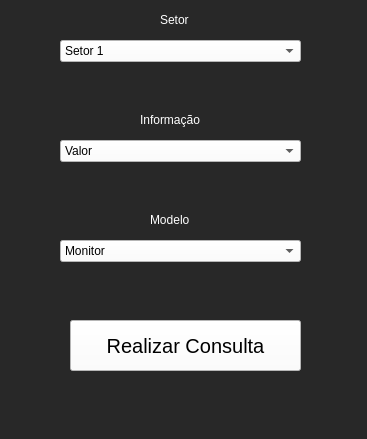
<?xml version="1.0" encoding="UTF-8"?>
<ui version="4.0">
 <class>MainWindow</class>
 <widget class="QMainWindow" name="MainWindow">
  <property name="geometry">
   <rect>
    <x>0</x>
    <y>0</y>
    <width>367</width>
    <height>439</height>
   </rect>
  </property>
  <property name="windowTitle">
   <string>MainWindow</string>
  </property>
  <property name="styleSheet">
   <string notr="true">background-color: rgb(40, 40, 40);</string>
  </property>
  <widget class="QWidget" name="centralwidget">
   <widget class="QComboBox" name="comboBox">
    <property name="geometry">
     <rect>
      <x>60</x>
      <y>40</y>
      <width>241</width>
      <height>22</height>
     </rect>
    </property>
    <property name="styleSheet">
     <string notr="true">background-color: rgb(255, 255, 255);</string>
    </property>
    <item>
     <property name="text">
      <string>Setor 1</string>
     </property>
    </item>
    <item>
     <property name="text">
      <string>Setor 2</string>
     </property>
    </item>
    <item>
     <property name="text">
      <string>Setor 3</string>
     </property>
    </item>
    <item>
     <property name="text">
      <string>Setor 4</string>
     </property>
    </item>
    <item>
     <property name="text">
      <string>Setor 5</string>
     </property>
    </item>
    <item>
     <property name="text">
      <string>Setor 6</string>
     </property>
    </item>
    <item>
     <property name="text">
      <string>Setor 7</string>
     </property>
    </item>
    <item>
     <property name="text">
      <string>Setor 8</string>
     </property>
    </item>
    <item>
     <property name="text">
      <string>Setor 9</string>
     </property>
    </item>
    <item>
     <property name="text">
      <string>Setor 10</string>
     </property>
    </item>
    <item>
     <property name="text">
      <string>Setor 11</string>
     </property>
    </item>
    <item>
     <property name="text">
      <string>Setor 12</string>
     </property>
    </item>
    <item>
     <property name="text">
      <string>Setor 14</string>
     </property>
    </item>
    <item>
     <property name="text">
      <string>Setor 15</string>
     </property>
    </item>
   </widget>
   <widget class="QLabel" name="label">
    <property name="geometry">
     <rect>
      <x>160</x>
      <y>10</y>
      <width>41</width>
      <height>20</height>
     </rect>
    </property>
    <property name="maximumSize">
     <size>
      <width>16777215</width>
      <height>20</height>
     </size>
    </property>
    <property name="styleSheet">
     <string notr="true">color: white;
text-align: center;
font: 75 12pt &quot;MS Shell Dlg 2&quot;;</string>
    </property>
    <property name="text">
     <string>Setor</string>
    </property>
   </widget>
   <widget class="QComboBox" name="comboBox_2">
    <property name="geometry">
     <rect>
      <x>60</x>
      <y>140</y>
      <width>241</width>
      <height>22</height>
     </rect>
    </property>
    <property name="styleSheet">
     <string notr="true">background-color: rgb(255, 255, 255);</string>
    </property>
    <item>
     <property name="text">
      <string>Valor</string>
     </property>
    </item>
    <item>
     <property name="text">
      <string>Quantidade</string>
     </property>
    </item>
    <item>
     <property name="text">
      <string>Valor e Quantidade</string>
     </property>
    </item>
   </widget>
   <widget class="QComboBox" name="comboBox_3">
    <property name="geometry">
     <rect>
      <x>60</x>
      <y>240</y>
      <width>241</width>
      <height>22</height>
     </rect>
    </property>
    <property name="styleSheet">
     <string notr="true">background-color: rgb(255, 255, 255);</string>
    </property>
    <item>
     <property name="text">
      <string>Monitor</string>
     </property>
    </item>
    <item>
     <property name="text">
      <string>Computador</string>
     </property>
    </item>
    <item>
     <property name="text">
      <string>Monitor e Computador</string>
     </property>
    </item>
   </widget>
   <widget class="QLabel" name="label_2">
    <property name="geometry">
     <rect>
      <x>140</x>
      <y>110</y>
      <width>81</width>
      <height>20</height>
     </rect>
    </property>
    <property name="maximumSize">
     <size>
      <width>16777215</width>
      <height>20</height>
     </size>
    </property>
    <property name="styleSheet">
     <string notr="true">color: white;
text-align: center;
font: 75 12pt &quot;MS Shell Dlg 2&quot;;</string>
    </property>
    <property name="text">
     <string>Informação</string>
    </property>
   </widget>
   <widget class="QLabel" name="label_3">
    <property name="geometry">
     <rect>
      <x>150</x>
      <y>210</y>
      <width>51</width>
      <height>20</height>
     </rect>
    </property>
    <property name="maximumSize">
     <size>
      <width>16777215</width>
      <height>20</height>
     </size>
    </property>
    <property name="styleSheet">
     <string notr="true">color: white;
text-align: center;
font: 75 12pt &quot;MS Shell Dlg 2&quot;;</string>
    </property>
    <property name="text">
     <string>Modelo</string>
    </property>
   </widget>
   <widget class="QPushButton" name="pushButton">
    <property name="geometry">
     <rect>
      <x>70</x>
      <y>320</y>
      <width>231</width>
      <height>51</height>
     </rect>
    </property>
    <property name="font">
     <font>
      <pointsize>15</pointsize>
     </font>
    </property>
    <property name="styleSheet">
     <string notr="true">background-color: rgb(255, 255, 255);</string>
    </property>
    <property name="text">
     <string>Realizar Consulta</string>
    </property>
   </widget>
  </widget>
  <widget class="QMenuBar" name="menubar">
   <property name="geometry">
    <rect>
     <x>0</x>
     <y>0</y>
     <width>367</width>
     <height>21</height>
    </rect>
   </property>
  </widget>
  <widget class="QStatusBar" name="statusbar"/>
 </widget>
 <resources/>
 <connections/>
</ui>
